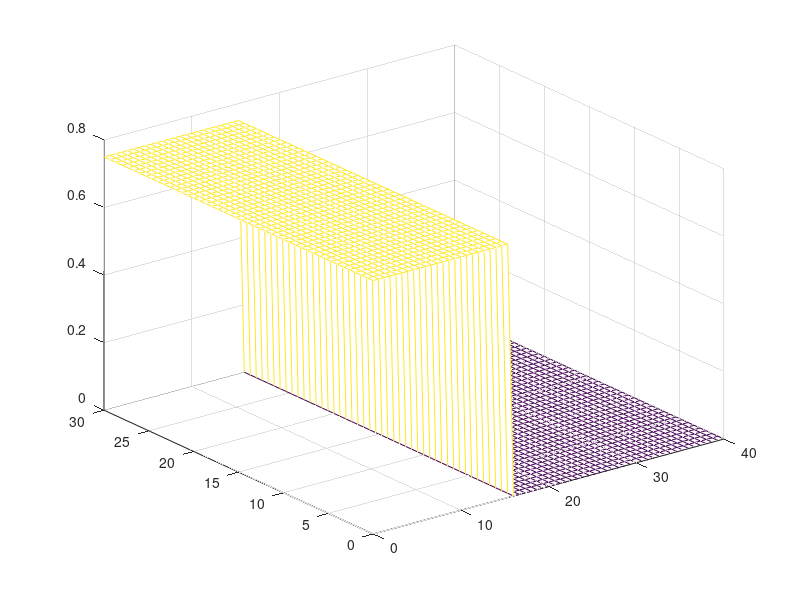

This figure's MATLAB source: (Note: this script raises an error after producing the figure.)
%Set parameters

clear all;
close all;
clc;


%Set parameters

Nx=61; %number of points
s=0; %start of the domain
f=40; %end of the domain
dx=(f-s)/(Nx-1); %Delta x
ttotal=10000; %Total duration of the simulation
t=0; %Set t0=0;
g=9.81; %Gravity constant
x=s:dx:f; %Define the abscissa values
pausetime=0.1;
c=0.8;
D=0.01; %coefficient of artificial viscosity
narrow=0;

Ny=30/dx+1;

y=0:dx:30;

wall=zeros(Ny,Nx);
for i=1:Nx
    for j=1:Ny
        if x(i)>=15.2 && x(i)<=15.200001 
            if y(j)<=12.5 || y(j)>=17.5
            wall(j,i)=0.8;
            end
        end
    end
end

%------------------------------------------------

%Define initial conditions

h1=0.75;
ho=0.0;

if ho==0
    Limiter=1;
else
    Limiter=3;
end

uu1=0;
uuo=0;
xo=15.5;

vv1=0;
vvo=0;
%----------------------------------------------


hhllc=zeros(Ny,Nx);

for i=1:Ny
    for j=1:Nx
                   if x(j)<=xo
            hhllc(i,j)=h1;
       else
            hhllc(i,j)=ho;
        end
    end
end
mesh(x,y,hhllc)

uhllc=zeros(Ny,Nx);

for i=1:Ny
    for j=1:Nx
        if x(j)<=xo
            uhllc(i,j)=uu1;
        else
            uhllc(i,j)=uuo;
        end
    end
end


vhllc=zeros(Ny,Nx);

for i=1:Ny
    for j=1:Nx
        if x(j)<=xo
            vhllc(i,j)=vv1;
        else
            vhllc(i,j)=vvo;
        end
    end
end

for i=1:Nx
    for j=1:Ny
        zbin(j,i)=max(0,0.2-0.01*((x(i)-30)^2+(y(j)-15)^2));
    end
end

zb=zbin;


[hhllc,uhllc,vhllc]=boundaries(hhllc,uhllc,vhllc,t,Nx,Ny);

    if narrow==1

[hhllc,uhllc,vhllc]=boundariesV3(hhllc,uhllc,vhllc,x,y,Nx,Ny);

    end

while t<ttotal
    
    if t<=6.20
        D=0.01;
    else
        D=0.04;
    end
    
    neta=hhllc+zbin;
    netasave=neta;
    
    dt=deltat(dx,uhllc,vhllc,hhllc,g,c);
    lambda=dt/dx;
    
    
    for j=1:Ny-1
        for i=1:Nx-1
            
            if neta(j,i)<neta(j+1,i) && uhllc(j+1,i)==0  && zbin(j+1,i)~=0
                deltaneta=neta(j+1,i)-neta(j,i);
                neta(j+1,i)=neta(j+1,i)-deltaneta;
                zb(j+1,i)=neta(j+1,i);
                uhllc(j,i)=0;
            end
        end
    end
    
    for j=1:Ny-1
        for i=1:Nx-1
            if neta(j,i)>neta(j+1,i) && uhllc(j+1,i)==0 && zbin(j+1,i)<zbin(j,i)
                vhllc(j+1,i)=0;
            end
        end
    end
    
    [un1,un2,un3,F1,F2,F3,G1,G2,G3]=variables(hhllc,uhllc,vhllc,neta,zb,g);
    
    if narrow==1
    [hhllc,uhllc,vhllc]=boundariesV3(hhllc,uhllc,vhllc,x,y,Nx,Ny);
    end
    %----------------------------------------------------------
    for j=2:Ny-1
        for i=2:Nx-1
            
            
            
            G1L=G1(j,i);
            G2L=G2(j,i);
            G3L=G3(j,i);
            
            G1R=G1(j+1,i);
            G2R=G2(j+1,i);
            G3R=G3(j+1,i);
            
            [hstar,vstar]=star2(hhllc,vhllc,g,i,j);
            [sL,sR]=vitesses2(hhllc,vhllc,hstar,vstar,g,i,j);
            
            
            if sR-sL==0
                G1star=0;
                G2star=0;
                G3star=0;
            else
                G1star=(sR*G1(j,i)-sL*G1(j+1,i)+sL*sR*(un1(j+1,i)-un1(j,i)))/(sR-sL);
                G2star=(sR*G2(j,i)-sL*G2(j+1,i)+sL*sR*(un2(j+1,i)-un2(j,i)))/(sR-sL);
                G3star=(sR*G3(j,i)-sL*G3(j+1,i)+sL*sR*(un3(j+1,i)-un3(j,i)))/(sR-sL);
                
                
            end

            G1(j,i)=0.5*(G1L+G1R)-0.5*sL*lambda*(G1star-G1L)-0.5*sR*lambda*(G1R-G1star);
            G2(j,i)=0.5*(G2L+G2R)-0.5*sL*lambda*(G2star-G2L)-0.5*sR*lambda*(G2R-G2star);
            G3(j,i)=0.5*(G3L+G3R)-0.5*sL*lambda*(G3star-G3L)-0.5*sR*lambda*(G3R-G3star);
            
            
            
            un1(j,i)=real(un1(j,i)-lambda*(G1(j,i)-G1(j-1,i)));
            un2(j,i)=real(un2(j,i)-lambda*(G2(j,i)-G2(j-1,i)));
            un3(j,i)=real(un3(j,i)-lambda*(G3(j,i)-G3(j-1,i))-g*neta(j,i)*lambda*(zb(j+1,i)-zb(j,i)));
 
            if hhllc(j+1,i)>0.000001
                
                un1(j,i)=un1(j,i)+D*(un1(j+1,i)-2*un1(j,i)+un1(j-1,i));
                un2(j,i)=un2(j,i)+D*(un2(j+1,i)-2*un2(j,i)+un2(j-1,i));
                un3(j,i)=un3(j,i)+D*(un3(j+1,i)-2*un3(j,i)+un3(j-1,i));
                
            end
            
        end
    end

    
    %-------------------------------------------------------------------
    [hhllc,uhllc,vhllc,neta]=variables2(un1,un2,un3,zb,Nx,Ny);
    
    [hhllc,uhllc,vhllc]=boundaries(hhllc,uhllc,vhllc,t,Nx,Ny);
    
    if narrow==1
    [hhllc,uhllc,vhllc]=boundariesV3(hhllc,uhllc,vhllc,x,y,Nx,Ny);
    end

    zb=zbin;
    neta=hhllc+zb;

    for j=1:Ny-1
        for i=1:Nx-1
            if neta(j,i)<neta(j,i+1) && uhllc(j,i+1)==0 && zbin(j,i+1)~=0
                deltaneta=neta(j,i+1)-neta(j,i);
                neta(j,i+1)=neta(j,i+1)-deltaneta;
                zb(j,i+1)=neta(j,i+1);
                uhllc(j,i)=0;
            end
        end
    end
    
if t<=4.50
    for j=1:Ny-1
        for i=1:Nx-1
            if neta(j,i)>neta(j,i+1) && uhllc(j,i+1)==0 && zbin(j,i+1)<zbin(j,i)
                uhllc(j,i)=0;
            end
        end
    end
    
elseif t>=4.50 && t<=5.95
     for j=1:Ny-1
        for i=1:Nx-1
            if neta(j,i)>neta(j,i+1) && uhllc(j,i+1)==0 && zbin(j,i+1)<zbin(j,i)
                uhllc(j,i+2)=0;
            end
        end
     end
    
else
    
      for j=1:Ny-1
        for i=1:Nx-1
            if neta(j,i)>neta(j,i+1) && uhllc(j,i+1)==0 && zbin(j,i+1)<zbin(j,i)
                uhllc(j,i+1)=0;
            end
        end
     end
    
    
end

    [un1,un2,un3,F1,F2,F3,G1,G2,G3]=variables(hhllc,uhllc,vhllc,neta,zb,g);
    
    for j=2:Ny-1
        
        for i=2:Nx-1
            
            
            F1L=F1(j,i);
            F2L=F2(j,i);
            F3L=F3(j,i);
            
            F1R=F1(j,i+1);
            F2R=F2(j,i+1);
            F3R=F3(j,i+1);
            
            
            
            [hstar,ustar]=star(hhllc,uhllc,g,i,j);
            [sL,sR]=vitesses(hhllc,uhllc,hstar,ustar,g,i,j);
            
            if sR-sL==0
                F1star=0;
                F2star=0;
                F3star=0;
            else
                F1star=(sR*F1(j,i)-sL*F1(j,i+1)+sL*sR*(un1(j,i+1)-un1(j,i)))/(sR-sL);
                F2star=(sR*F2(j,i)-sL*F2(j,i+1)+sL*sR*(un2(j,i+1)-un2(j,i)))/(sR-sL);
                F3star=(sR*F3(j,i)-sL*F3(j,i+1)+sL*sR*(un3(j,i+1)-un3(j,i)))/(sR-sL);
            end
            F1(j,i)=0.5*(F1L+F1R)-0.5*sL*lambda*(F1star-F1L)-0.5*sR*lambda*(F1R-F1star);
            F2(j,i)=0.5*(F2L+F2R)-0.5*sL*lambda*(F2star-F2L)-0.5*sR*lambda*(F2R-F2star);
            F3(j,i)=0.5*(F3L+F3R)-0.5*sL*lambda*(F3star-F3L)-0.5*sR*lambda*(F3R-F3star);
            
            
            
            un1(j,i)=real(un1(j,i)-lambda*(F1(j,i)-F1(j,i-1)));
            un2(j,i)=real(un2(j,i)-lambda*(F2(j,i)-F2(j,i-1))-g*neta(j,i)*lambda*(zb(j,i+1)-zb(j,i)));
            un3(j,i)=real(un3(j,i)-lambda*(F3(j,i)-F3(j,i-1)));
            
            
            if hhllc(j,i+1)>0.000001
                
                un1(j,i)=un1(j,i)+D*(un1(j,i+1)-2*un1(j,i)+un1(j,i-1));
                un2(j,i)=un2(j,i)+D*(un2(j,i+1)-2*un2(j,i)+un2(j,i-1));
                un3(j,i)=un3(j,i)+D*(un3(j,i+1)-2*un3(j,i)+un3(j,i-1));
            end
        end
    end
    if narrow==1
    [hhllc,uhllc,vhllc]=boundariesV3(hhllc,uhllc,vhllc,x,y,Nx,Ny);
    end
     
    [hhllc,uhllc,vhllc,neta]=variables2(un1,un2,un3,zb,Nx,Ny);
    
    [hhllc,uhllc,vhllc]=boundaries(hhllc,uhllc,vhllc,t,Nx,Ny);
    
    zb=zbin;
    neta=hhllc+zbin;
    [hhllc,uhllc,neta]=boundariesV2(hhllc,uhllc,neta,zbin,x,t,Nx,Ny);
    
    hold on
    mesh(x,y,neta)
    mesh(x,y,zbin,'edgecolor', 'k')
    
    hold off
    
    axis([0 40 0 30 0 1]);
    view(45,45)
    
    pause(pausetime);
    clf
    
    
    t=t+dt
    
end



%------------------------------------------------------------------------


function [u1,u2,u3,F1,F2,F3,G1,G2,G3]=variables(h,u,v,neta,zb,g)

u1=neta;
u2=h.*u;
u3=h.*v;

F1=h.*u;
F2=h.*u.^2+g.*(neta.^2-2*neta.*zb)/2;
F3=u.*v.*h;

G1=h.*v;
G2=u.*v.*h;
G3=h.*v.^2+g.*(neta.^2-2*neta.*zb)/2;


end

function [u1,u2,u3,F1,F2,F3,G1,G2,G3]=variablesV2(h,u,v,neta,zb,g)

u1=h;
u2=h.*u;
u3=h.*v;

F1=h.*u;
F2=h.*u.^2+g.*(h.^2)/2;
F3=u.*v.*h;

G1=h.*v;
G2=u.*v.*h;
G3=h.*v.^2+g.*(h.^2)/2;

end

function [hhllc,uhllc,vhllc,neta]=variables2(U1,U2,U3,zb,Nx,Ny)

neta=U1;
hhllc=neta-zb;
uhllc=U2./hhllc;
vhllc=U3./hhllc;

for i=1:Nx
    for j=1:Ny
        if hhllc(j,i)==0
            uhllc(j,i)=0;
        end
    end
end

for i=1:Nx
    for j=1:Ny
        if hhllc(j,i)==0
            vhllc(j,i)=0;
        end
    end
end


end


function dt=deltat(dx,u,v,h,g,c)

maxi=max(max(sqrt(u.^2+v.^2)+sqrt(g*abs(h))));
dt=c*dx/maxi;
% dt=real(dt);

end


%--------------------------------------------------------------

function [hstar,ustar]=star(h,u,g,i,j)
cL=sqrt(h(j,i)*g);
cR=sqrt(h(j,i+1)*g);

ustar=(u(j,i)+u(j,i+1))/2+(cL-cR);
hstar=(((cL+cR)/2+(u(j,i)-u(j,i+1))/4)^2)/g;

end

function [hstar,vstar]=star2(h,v,g,i,j)
cL=sqrt(h(j,i)*g);
cR=sqrt(h(j+1,i)*g);

vstar=(v(j,i)+v(j+1,i))/2+(cL-cR);
hstar=(((cL+cR)/2+(v(j,i)-v(j+1,i))/4)^2)/g;

end

%-----------------------------------------------------------


function [sL,sR]=vitesses(h,u,hstar,ustar,g,i,j)
hL=h(j,i);
hR=h(j,i+1);
uL=u(j,i);
uR=u(j,i+1);
cL=sqrt(h(j,i)*g);
cR=sqrt(h(j,i+1)*g);

if hL==0
    sL=uR-2*cR;
else
    sL=min(uL-cL,ustar-sqrt(g*hstar));
end

if hR==0
    sR=uL+2*cL;
else
    sR=max(uR+cR,ustar+sqrt(g*hstar));
end

end

function [sL,sR]=vitesses2(h,v,hstar,vstar,g,i,j)
hL=h(j,i);
hR=h(j+1,i);
vL=v(j,i);
vR=v(j+1,i);
cL=sqrt(h(j,i)*g);
cR=sqrt(h(j+1,i)*g);

if hL==0
    sL=vR-2*cR;
else
    sL=min(vL-cL,vstar-sqrt(g*hstar));
end

if hR==0
    sR=vL+2*cL;
else
    sR=max(vR+cR,vstar+sqrt(g*hstar));
end

end


%--------------------------------------------------------------


function sstar=vitessesstar(h,u,sL,sR,g,i)

hL=h(i);
hR=h(i+1);
uL=u(i);
uR=u(i+1);
cL=sqrt(h(i)*g);
cR=sqrt(h(i+1)*g);

sstar=(sL*hR*(uR-sR)-sR*hL*(uL-sL))/(hR*(uR-sR)-hL*(uL-sL));

end

function [h,u,v]=boundaries(h,u,v,t,Nx,Ny)
%=
for i=1:Nx
    h(1,i)=h(2,i);
    h(Ny,i)=h(Ny-1,i);
    %     u(1,i)=0;
    u(1,i)=u(2,i);
    %     u(Ny,i)=0;
    u(Ny,i)=u(Ny-1,i);
    
end

%||
if t<=6.30
for j=1:Ny
    h(j,Nx)=h(j,Nx-1);
    h(j,1)=h(j,2);
%         u(j,Nx)=u(j,Nx-1);
    u(j,Nx)=0;
%         u(j,1)=u(j,2);
    u(j,1)=0;
end

else 
    
for j=1:Ny
    h(j,Nx)=h(j,Nx-1);
    h(j,1)=h(j,2);
%         u(j,Nx)=u(j,Nx-1);
    u(j,Nx)=0;
%         u(j,1)=u(j,2);
    u(j,1)=0;
end
    
end
end


function [hhllc,uhllc,neta]=boundariesV2(hhllc,uhllc,neta,zb,x,t,Nx,Ny)

if t<=10
    for j=2:Ny-1
        for i=2:Nx-1
            if zb(j+1,i)~=0 || zb(j,i+1)~=0 || zb(j+1,i+1)~=0 || zb(j,i)~=0 || zb(j-1,i)~=0 || zb(j,i-1)~=0 || zb(j-1,i-1)~=0
                
                if abs(neta(j,i)-zb(j,i))<0.01
                    
                    neta(j,i)=zb(j,i);
                    hhllc(j,i)=0;
                end
            end
            
        end
    end
    
else
    for j=2:Ny-1
        for i=2:Nx-1
            if zb(j+1,i)~=0 || zb(j,i+1)~=0 || zb(j+1,i+1)~=0 || zb(j,i)~=0 || zb(j-1,i)~=0 || zb(j,i-1)~=0 || zb(j-1,i-1)~=0
                
                if abs(neta(j,i)-zb(j,i))<0.01
                    
                    neta(j,i)=zb(j,i);
                    hhllc(j,i)=0;
                end
            end
            
        end
    end
    
end

end


function [h,u,v]=boundariesV3(h,u,v,x,y,Nx,Ny)
for i=1:Nx
    for j=1:Ny
        if x(i)>=15.2 && x(i)<=15.200001 
            if y(j)<=12.5 || y(j)>=17.5
            u(j,i)=0;
            v(j,i)=0;
            end
        end
        
        
%         if x(i)>15.2 && x(i)<=15.200001 
        if abs(x(i)-15.2)<=0.0000001

            if y(j)<=12.5 || y(j)>=17.5
            h(j,i)=0;
            end
        end
    end
end
end

%----MINBEE LIMITER----


function [phi1,phi2]=phiMinbee(hhllc,Cone,Ctwo,i,j)


if Cone>0
    
    Rone=(hhllc(j,i)-hhllc(j,i-1))/(hhllc(j,i+1)-hhllc(j,i));
    
elseif Cone<0
    
    Rone=(hhllc(j,i+2)-hhllc(j,i+1))/(hhllc(j,i+1)-hhllc(j,i));
    
else
    Rone=2;
    
end


if Ctwo>0
    
    Rtwo=(hhllc(j,i+1)-hhllc(j,i))/(hhllc(j,i+2)-hhllc(j,i+1));
    
elseif Ctwo<0
    Rtwo=(hhllc(j,i+3)-hhllc(j,i+2))/(hhllc(j,i+2)-hhllc(j,i+1));
    
else
    Rtwo=2;
    
end


if Rone<0
    phi1=1;
elseif 0<=Rone && Rone<=1
    phi1=Rone;
else
    phi1=abs(Cone);
end

if Rtwo<=0
    
    phi2=1;
    
elseif 0<Rtwo && Rtwo<=1
    
    phi2=Rtwo;
else
    phi2=abs(Ctwo);
end

end


%----MINBEE LIMITER MODIFIED----




function [phi1,phi2]=phiMinbee2(hhllc,Cone,Ctwo,i)


if Cone>0
    
    Rone=(hhllc(i)-hhllc(i-1))/(hhllc(i+1)-hhllc(i));
    
else
    
    Rone=(hhllc(i+2)-hhllc(i+1))/(hhllc(i+1)-hhllc(i));
end

if Ctwo>0
    
    Rtwo=(hhllc(i+1)-hhllc(i))/(hhllc(i+2)-hhllc(i+1));
    
else
    Rtwo=(hhllc(i+3)-hhllc(i+2))/(hhllc(i+2)-hhllc(i+1));
    
end

if Rone<=0
    phi1=1;
elseif 0<Rone && Rone<=1
    phi1=Rone;
else
    phi1=abs(Cone);
end

if Rone<=0
    
    phi2=1;
    
elseif 0<Rone && Rone<=1
    
    phi2=Rone;
else
    phi2=abs(Ctwo);
end

end



%----SUPERBEE LIMITER----


function [phi1,phi2]=phiSuperbee(hhllc,Cone,Ctwo,i,j)


if Cone>0
    
    Rone=(hhllc(j,i)-hhllc(j,i-1))/(hhllc(j,i+1)-hhllc(j,i));
    
elseif Cone<0
    
    Rone=(hhllc(j,i+2)-hhllc(j,i+1))/(hhllc(j,i+1)-hhllc(j,i));
    
else
    Rone=-1;
    
end


if Ctwo>0
    
    Rtwo=(hhllc(j,i+1)-hhllc(j,i))/(hhllc(j,i+2)-hhllc(j,i+1));
    
elseif Ctwo<0
    Rtwo=(hhllc(j,i+3)-hhllc(j,i+2))/(hhllc(j,i+2)-hhllc(j,i+1));
    
else
    Rtwo=-1;
    
end


if Rone<=0
    phi1=1;
elseif 0<Rone && Rone<=1/2
    phi1=1-2*(1-abs(Cone))*Rone;
elseif 1/2<Rone<=1
    phi1=abs(Cone);
    
elseif 1<Rone && Rone<=2
    phi1=1-(1-abs(Cone))*Rone;
else
    phi1=2*abs(Cone)-1;
    
end

if Rtwo<=0
    phi2=1;
elseif 0<Rtwo && Rtwo<=1/2
    phi2=1-2*(1-abs(Ctwo))*Rtwo;
elseif 1/2<Rtwo<=1
    phi2=abs(Ctwo);
    
elseif 1<Rtwo && Rtwo<=2
    phi2=1-(1-abs(Ctwo))*Rtwo;
else
    phi2=2*abs(Ctwo)-1;
    
end


end

%----VAN LEER'S LIMITER----

function [phi1,phi2]=phiLeer(hhllc,Cone,Ctwo,i)


if Cone>0
    
    Rone=(hhllc(i)-hhllc(i-1))/(hhllc(i+1)-hhllc(i));
    
elseif Cone<0
    
    Rone=(hhllc(i+2)-hhllc(i+1))/(hhllc(i+1)-hhllc(i));
    
else
    Rone=-1;
    
end


if Ctwo>0
    
    Rtwo=(hhllc(i+1)-hhllc(i))/(hhllc(i+2)-hhllc(i+1));
    
elseif Ctwo<0
    Rtwo=(hhllc(i+3)-hhllc(i+2))/(hhllc(i+2)-hhllc(i+1));
    
else
    Rtwo=-1;
    
end


if Rone<=0
    phi1=1;
else
    phi1=1-(1-abs(Cone))*2*Rone/(1+Rone);
end

if Rtwo<=0
    phi2=1;
else
    phi2=1-(1-abs(Ctwo))*2*Rtwo/(1+Rtwo);
end

end



%----VAN ALBADA'S LIMITER----


function [phi1,phi2]=phiAlbada(hhllc,Cone,Ctwo,i)


if Cone>0
    
    Rone=(hhllc(i)-hhllc(i-1))/(hhllc(i+1)-hhllc(i));
    
elseif Cone<0
    
    Rone=(hhllc(i+2)-hhllc(i+1))/(hhllc(i+1)-hhllc(i));
    
else
    Rone=-1;
    
end


if Ctwo>0
    
    Rtwo=(hhllc(i+1)-hhllc(i))/(hhllc(i+2)-hhllc(i+1));
    
elseif Ctwo<0
    Rtwo=(hhllc(i+3)-hhllc(i+2))/(hhllc(i+2)-hhllc(i+1));
    
else
    Rtwo=-1;
    
end


if Rone<=0
    phi1=1;
else
    phi1=1-(1-abs(Cone))*Rone*(1+abs(Rone))/(1+Rone^2);
end

if Rtwo<=0
    phi2=1;
else
    phi2=1-(1-abs(Ctwo))*Rtwo*(1+abs(Rtwo))/(1+Rtwo^2);
end

end

%---------------------------------------------------------------------

%----MINBEE LIMITER 2----


function [phi1,phi2]=phiMinbee22(hhllc,Cone,Ctwo,i,j)


if Cone>0
    
    Rone=(hhllc(j,i)-hhllc(j-1,i))/(hhllc(j+1,i)-hhllc(j,i));
    
elseif Cone<0
    
    Rone=(hhllc(j+2,i)-hhllc(j+1,i))/(hhllc(j+1,i)-hhllc(j,i));
    
else
    Rone=2;
    
end


if Ctwo>0
    
    Rtwo=(hhllc(j+1,i)-hhllc(j,i))/(hhllc(j+2,i)-hhllc(j+1,i));
    
elseif Ctwo<0
    Rtwo=(hhllc(j+3,i)-hhllc(j+2,i))/(hhllc(j+2,i)-hhllc(j+1,i));
    
else
    Rtwo=2;
    
end


if Rone<0
    phi1=1;
elseif 0<=Rone && Rone<=1
    phi1=Rone;
else
    phi1=abs(Cone);
end

if Rtwo<=0
    
    phi2=1;
    
elseif 0<Rtwo && Rtwo<=1
    
    phi2=Rtwo;
else
    phi2=abs(Ctwo);
end

end




%----SUPERBEE LIMITER 2----


function [phi1,phi2]=phiSuperbee2(hhllc,Cone,Ctwo,i,j)


if Cone>0
    
    Rone=(hhllc(j,i)-hhllc(j-1,i))/(hhllc(j+1,i)-hhllc(j,i));
    
elseif Cone<0
    
    Rone=(hhllc(j+2,i)-hhllc(j+1,i))/(hhllc(j+1,i)-hhllc(j,i));
    
else
    Rone=-1;
    
end


if Ctwo>0
    
    Rtwo=(hhllc(j+1,i)-hhllc(j,i))/(hhllc(j+2,i)-hhllc(j+1,i));
    
elseif Ctwo<0
    Rtwo=(hhllc(j+3,i)-hhllc(j+2,i))/(hhllc(j+2,i)-hhllc(j+1,i));
    
else
    Rtwo=-1;
    
end


if Rone<=0
    phi1=1;
elseif 0<Rone && Rone<=1/2
    phi1=1-2*(1-abs(Cone))*Rone;
elseif 1/2<Rone<=1
    phi1=abs(Cone);
    
elseif 1<Rone && Rone<=2
    phi1=1-(1-abs(Cone))*Rone;
else
    phi1=2*abs(Cone)-1;
    
end

if Rtwo<=0
    phi2=1;
elseif 0<Rtwo && Rtwo<=1/2
    phi2=1-2*(1-abs(Ctwo))*Rtwo;
elseif 1/2<Rtwo<=1
    phi2=abs(Ctwo);
    
elseif 1<Rtwo && Rtwo<=2
    phi2=1-(1-abs(Ctwo))*Rtwo;
else
    phi2=2*abs(Ctwo)-1;
    
end


end
